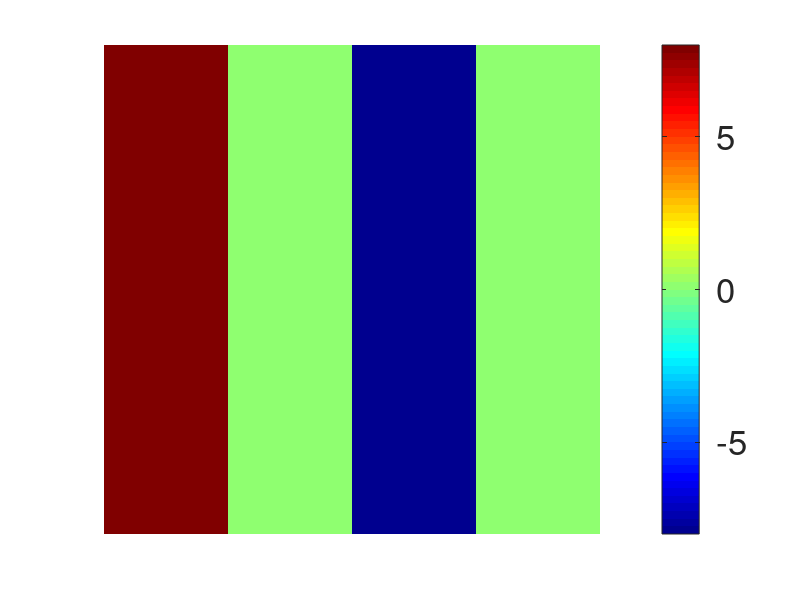

MATLAB code for this plot: (Note: this script raises an error after producing the figure.)
figure('position',[100,100,500,200]);

imagesc([8,0,-8,0])
axis off
colormap jet
colorbar('Fontsize',25,'Ticks',[-8,-4,0,4,8])
set(gcf,'color','w')
